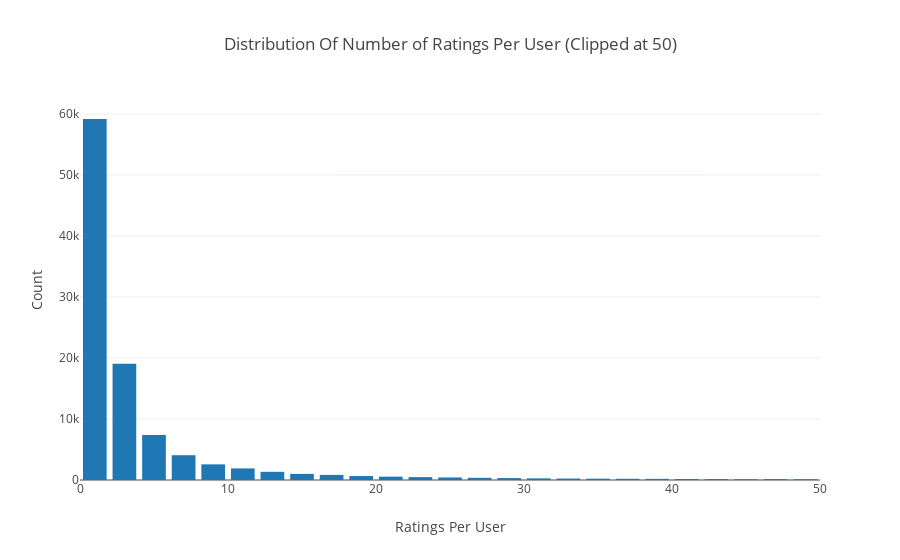

Notebook cell for this chart:
### Code cell
data = df.groupby('userID')['bookRating'].count().clip(upper=50)

# Create trace
trace = go.Histogram(x = data.values,
                     name = 'Ratings',
                     xbins = dict(start = 0,
                                  end = 50,
                                  size = 2))
# Create layout
layout = go.Layout(title = 'Distribution Of Number of Ratings Per User (Clipped at 50)',
                   xaxis = dict(title = 'Ratings Per User'),
                   yaxis = dict(title = 'Count'),
                   bargap = 0.2)

# Create plot
fig = go.Figure(data=[trace], layout=layout)
iplot(fig)

### Figure 1 — Plotly figure (JSON) as saved in the notebook; plotly's stock layout.template omitted (floating-point values rounded to 4 significant figures; data arrays with more than 128 entries replaced by an {"elided": "..."} marker saying what was removed)
{"data": [{"name": "Ratings", "type": "histogram", "uid": "31fa731c-031d-4007-b511-6ea699fcfcdd", "x": {"elided": "105283 int values"}, "xbins": {"end": 50, "size": 2, "start": 0}}], "layout": {"bargap": 0.2, "title": "Distribution Of Number of Ratings Per User (Clipped at 50)", "xaxis": {"title": "Ratings Per User"}, "yaxis": {"title": "Count"}}}
